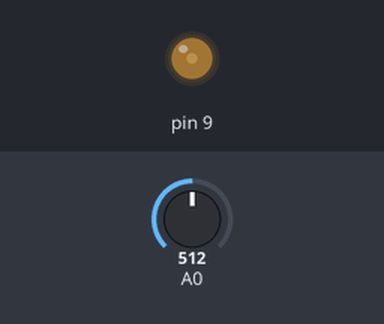
Bench run of a sketch on a simulated Arduino Uno, built with avr-gcc and run on an emulated ATmega328P. On the bench: output pins drawn as LEDs (lit = HIGH). The test bench sets the inputs (shaded band); at power-on: A0 = 512.

Above: at 1.2 s.
1.3 s: A0 set to 716
At 2.1 s:
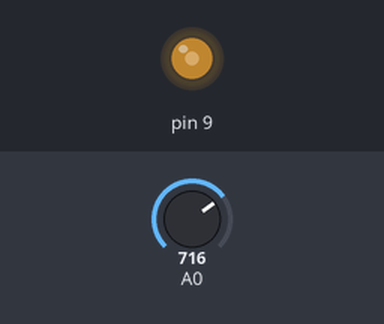
2.8 s: A0 set to 900
At 3.2 s:
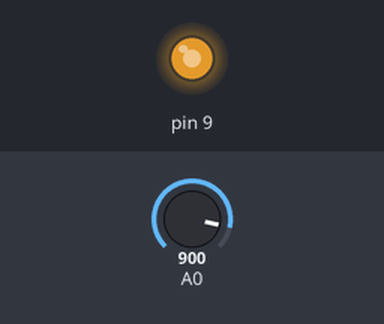
4.3 s: A0 set to 1023
At 5.5 s:
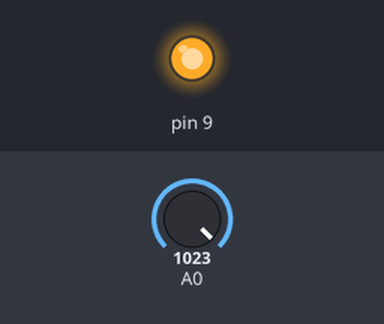
5.8 s: A0 set to 0
At 6.7 s:
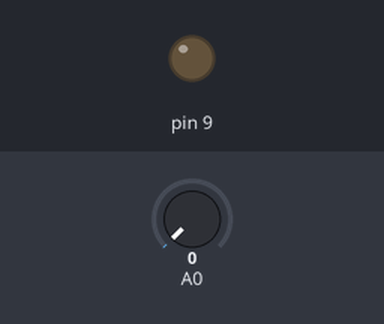
7.3 s: A0 set to 511
At 7.9 s:
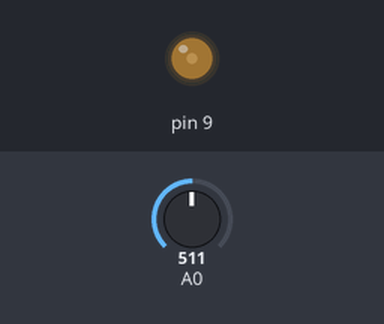
Timing chart, 0 to 9.8 s (numbered marks = the images above; inputs shaded):
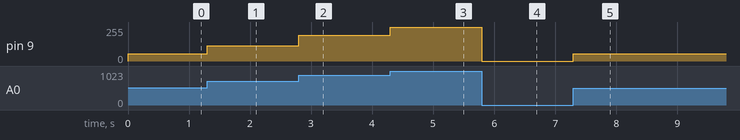

Measured:
- after the input at 1.3 s, pin 9: 55/255 → 116/255 at once
- after the input at 2.8 s, pin 9: 116/255 → 192/255 at once
- after the input at 4.3 s, pin 9: 192/255 → 255/255 at once
- after the input at 5.8 s, pin 9: 255/255 → 0/255 at once
- after the input at 7.3 s, pin 9: 0/255 → 55/255 at once

The sketch:

PWMwithGammaCorrection.ino
```cpp
void setup() {
    pinMode(9, OUTPUT);
}


int mapToPerceivedBrightness(int potValue) {
    // Adjust using a simple power function for gamma correction
    float scaledValue = potValue / 1023.0;
    float correctedValue = pow(scaledValue, 2.2); // Gamma correction
    return int(correctedValue * 255);
}

int mapLinear(int potValue) {
  return potValue / 4;
}

void loop() {
    int potValue = analogRead(A0);
    int pwmValue = mapToPerceivedBrightness(potValue);
    // int pwmValue = mapLinear(potValue);
    analogWrite(9, pwmValue);
}
```
